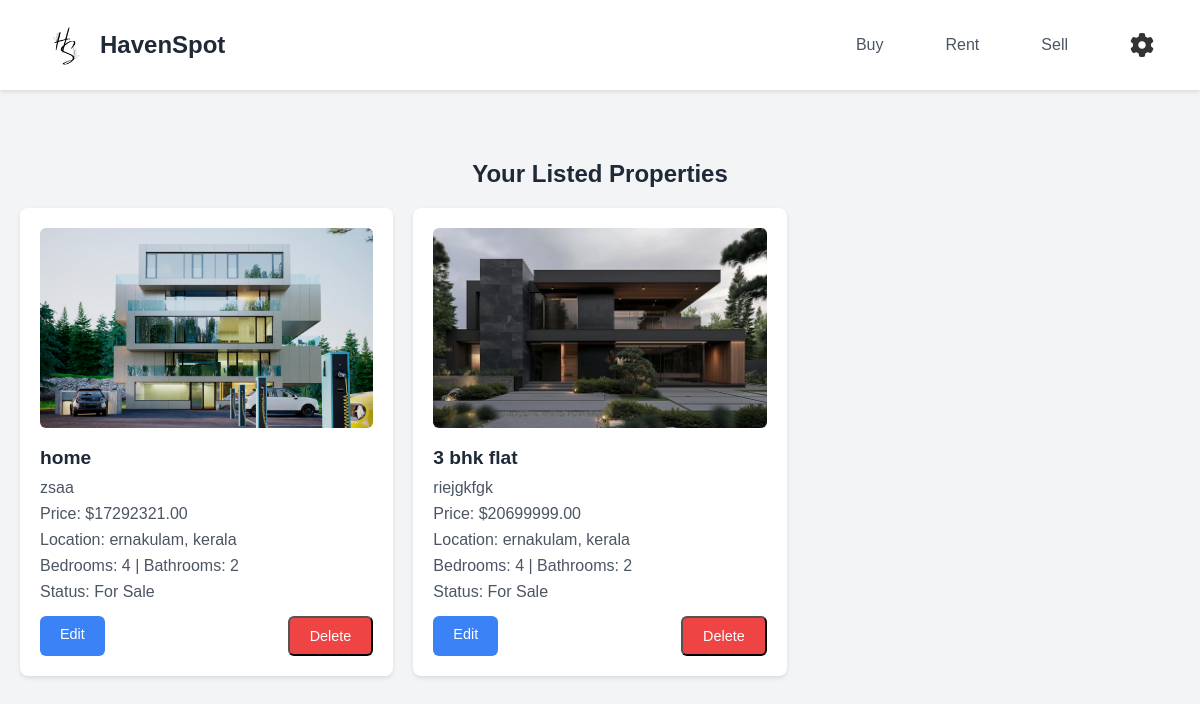
The app's page /user_property (signed in) with its own data.
### app/models.py (models this page shows)
class Property(models.Model):
    PROPERTY_TYPES = [
        ('House', 'House'),
        ('Apartment', 'Apartment'),
        ('Land', 'Land'),
    ]
    AVAILABILITY_CHOICES = [
        ('For Sale', 'For Sale'),
        ('For Rent', 'For Rent'),
    ]
    STATUS_CHOICES = [
        ('Pending', 'Pending'),
        ('Accepted', 'Accepted'),
        ('Declined', 'Declined'),
    ]
    title = models.CharField(max_length=255)
    description = models.TextField()
    price = models.DecimalField(max_digits=10, decimal_places=2)
    property_type = models.CharField(max_length=50, choices=PROPERTY_TYPES)
    address = models.CharField(max_length=200)
    city = models.CharField(max_length=100)
    state = models.CharField(max_length=100)
    bedrooms = models.IntegerField()
    bathrooms = models.IntegerField()
    area = models.FloatField()
    availability = models.CharField(max_length=50, choices=AVAILABILITY_CHOICES)
    status = models.CharField(max_length=20, choices=STATUS_CHOICES, default='Pending')
    seller = models.ForeignKey(User, on_delete=models.CASCADE)
    image1 = models.FileField(null=True, blank=True)
    image2 = models.FileField(null=True, blank=True)
    image3 = models.FileField(null=True, blank=True)

### app/views.py (the view)
# urls.py: path('user_property',views.user_view_properties),
def user_view_properties(request):
    if 'user' not in request.session:
        return redirect('e_login')
    user = User.objects.get(username=request.session['user'])
    user_properties = Property.objects.filter(seller=user)
    return render(request, 'user/view_property.html', {'properties': user_properties})

### templates/user/view_property.html (shortened to what this page needs)
<!DOCTYPE html>
<html lang="en">
<head>
    {% load static %}
    <link rel="stylesheet" href="{% static 'user/view_property.css' %}">
    <link href="https://cdnjs.cloudflare.com/ajax/libs/font-awesome/6.0.0/css/all.min.css" rel="stylesheet">
</head>
<body>
    <nav>
        <div class="logo-container">
            <a href="user_home" style="text-decoration: none;">
                <img src="{% static 'img/s/login2.png' %}" alt="Logo" class="logo">
                <span class="logo-text">HavenSpot</span>
            </a>
        </div>
        <ul class="nav-links">
            <li class="nav-item"><a class="nav-link" href="/buy_page">Buy</a></li>
            <li class="nav-item"><a class="nav-link" href="/rent_page">Rent</a></li>
            <li class="nav-item"><a class="nav-link" href="/add_property">Sell</a></li>
            <li class="nav-item">
                <div class="dropdown">
                    <a href="#" class="nav-link">
                        <i class="fas fa-cog"></i>
                    </a>
                </div>
            </li>
        </ul>
    </nav>
    <div class="content">
        <h2>Your Listed Properties</h2>
        {% if properties %}
            <div class="property-container">
                {% for property in properties %}
                    <div class="property-card">
                        <img src="{{ property.image1.url }}" alt="{{ property.title }}" class="property-image">
                        <h3>{{ property.title }}</h3>
                        <p>{{ property.description|truncatewords:20 }}</p>
                        <p>Price: ${{ property.price }}</p>
                        <p>Location: {{ property.city }}, {{ property.state }}</p>
                        <p>Bedrooms: {{ property.bedrooms }} | Bathrooms: {{ property.bathrooms }}</p>
                        <p>Status: {{ property.availability }}</p>
                        <div class="property-actions">
                            <a href="/edit_property/{{ property.id }}" class="btn edit-btn">Edit</a>
                            <form method="POST" action="/del_property/{{ property.id }}/" style="display:inline;">
                                <button type="submit" class="btn delete-btn">Delete</button>
                            </form>
                        </div>
                    </div>
                {% endfor %}
            </div>
        {% else %}
            <p>You have not listed any properties yet.</p>
        {% endif %}
    </div>

### static/user/view_property.css (style rules this page uses)
* { margin: 0; padding: 0; box-sizing: border-box; font-family: 'Arial', sans-serif; }
body { background-color: #f3f4f6; min-height: 100vh; padding-top: 100px; }
nav { background-color: white; padding: 10px 30px; display: flex; justify-content: space-between; align-items: center; box-shadow: 0 2px 4px rgba(0, 0, 0, 0.1); position: fixed; width: 100%; top: 0; z-index: 1000; }
a { text-decoration: none; display: inline-flex; align-items: center; }
.logo-container { display: flex; align-items: center; gap: 10px; }
.logo { width: 70px; height: 70px; object-fit: contain; }
.logo-text { font-size: 1.5rem; font-weight: 600; color: #1f2937; }
.nav-links { display: flex; list-style: none; gap: 30px; align-items: center; }
.nav-item { display: inline-block; }
.nav-link { text-decoration: none; color: #4b5563; font-weight: 500; padding: 8px 16px; border-radius: 6px; transition: all 0.3s ease; }
.dropdown { position: relative; display: inline-block; }
.nav-link i { font-size: 24px; color: #333; transition: color 0.3s ease; }
.content { max-width: 1200px; margin: 20px auto; padding: 20px; padding-top: 40px; }
h2 { text-align: center; margin-bottom: 20px; color: #1f2937; }
.property-container { display: grid; grid-template-columns: repeat(auto-fill, minmax(300px, 1fr)); gap: 20px; }
.property-card { background-color: white; border-radius: 8px; box-shadow: 0 2px 4px rgba(0, 0, 0, 0.1); padding: 20px; overflow: hidden; transition: transform 0.3s ease; }
.property-image { width: 100%; height: 200px; object-fit: cover; border-radius: 6px; margin-bottom: 15px; }
.property-card h3 { font-size: 1.2rem; color: #1f2937; margin-bottom: 10px; }
.property-card p { margin-bottom: 8px; color: #4b5563; }
.property-actions { margin-top: 15px; display: flex; justify-content: space-between; }
.btn { display: inline-block; padding: 10px 20px; font-size: 0.9rem; font-weight: 500; text-align: center; border-radius: 6px; text-decoration: none; color: white; transition: background-color 0.3s ease; }
.edit-btn { background-color: #3b82f6; }
.delete-btn { background-color: #ef4444; }

### records on screen
Property: image1 (picture), title "home", description "zsaa", price "17292321.00", city "ernakulam", state "kerala", bedrooms "4", bathrooms "2", availability "For Sale"
Property: image1 (picture), title "3 bhk flat", description "riejgkfgk", price "20699999.00", city "ernakulam", state "kerala", bedrooms "4", bathrooms "2", availability "For Sale"
